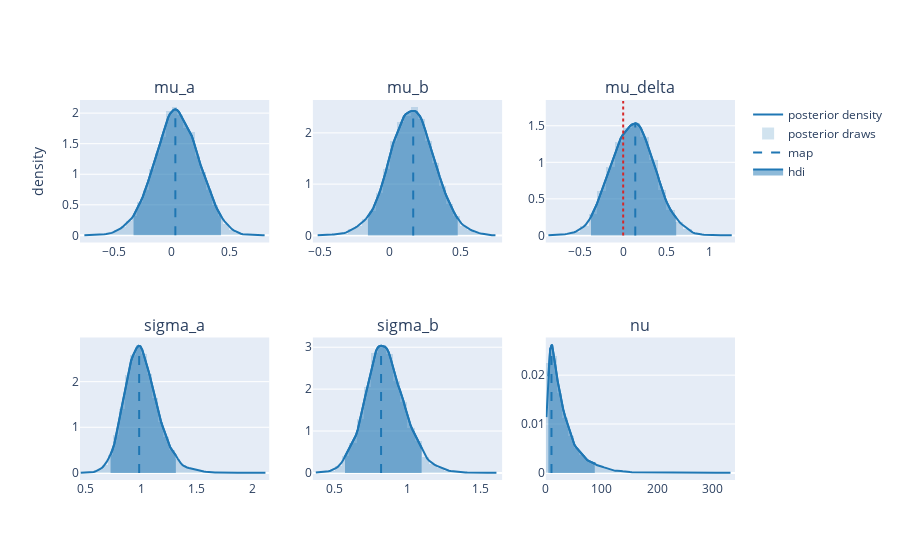

Notebook cell for this chart:
### Code cell
ExampleBayes.posterior_plot()
